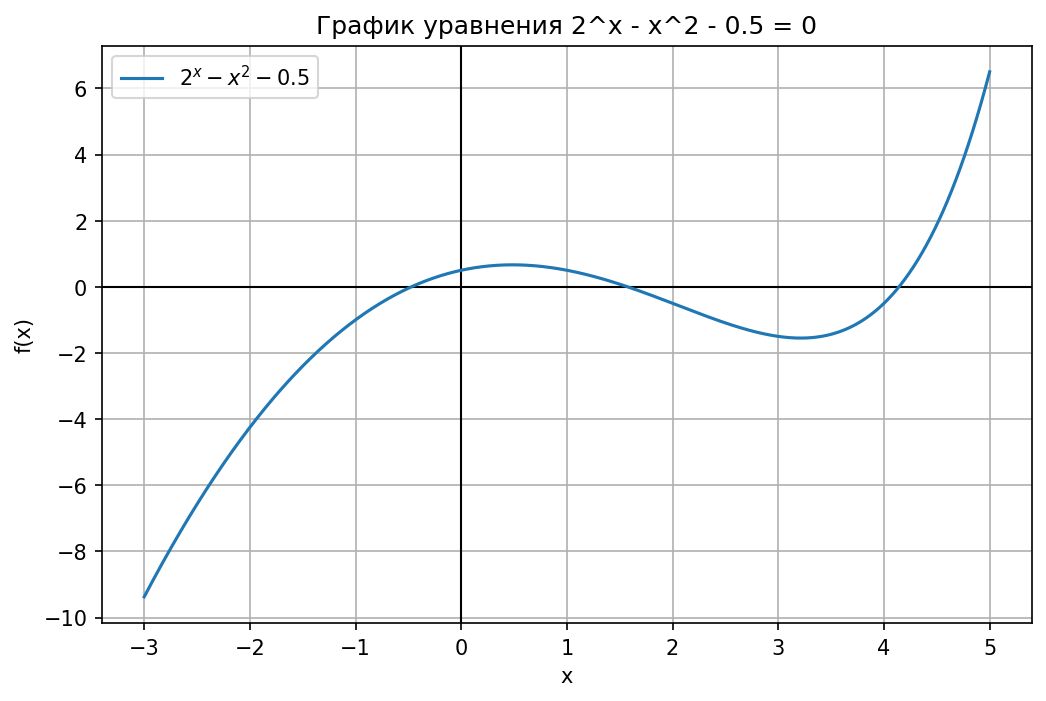

Here is the Python script that generated this plot:
import numpy as np
import matplotlib.pyplot as plt

def f(x):
    return 2**x - x**2 - 0.5

x = np.linspace(-3, 5, 1000)
y = f(x)

plt.figure(figsize=(8, 5))
plt.axhline(0, linewidth=1, color="black")
plt.axvline(0, linewidth=1, color="black")
plt.plot(x, y, label=r"$2^x - x^2 - 0.5$")

plt.grid(True)
plt.legend()
plt.xlabel("x")
plt.ylabel("f(x)")
plt.title("График уравнения 2^x - x^2 - 0.5 = 0")

plt.savefig("plot_2_1.png", dpi=150, bbox_inches="tight")
plt.show()
